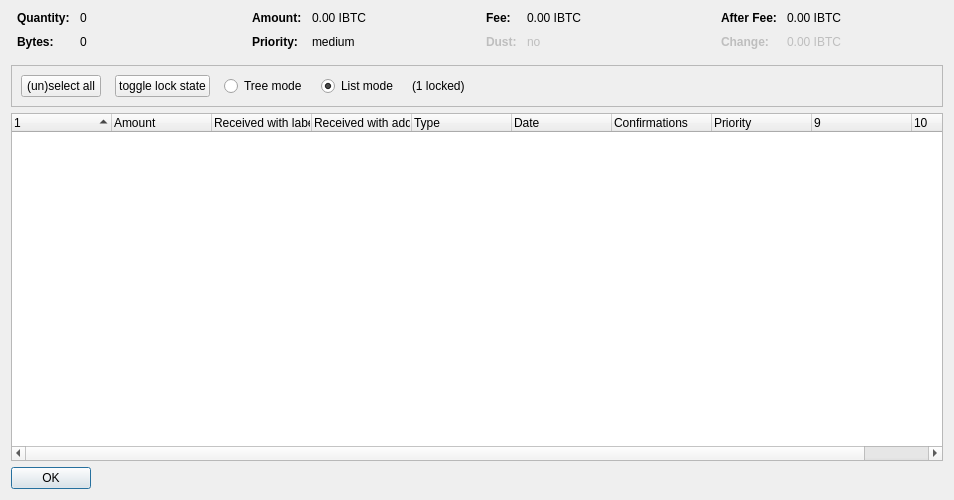
<?xml version="1.0" encoding="UTF-8"?>
<ui version="4.0">
 <class>CoinControlDialog</class>
 <widget class="QDialog" name="CoinControlDialog">
  <property name="geometry">
   <rect>
    <x>0</x>
    <y>0</y>
    <width>954</width>
    <height>500</height>
   </rect>
  </property>
  <property name="windowTitle">
   <string>Coin Selection</string>
  </property>
  <layout class="QVBoxLayout" name="verticalLayout">
   <item>
    <layout class="QHBoxLayout" name="horizontalLayoutTop" stretch="0,0,0,0">
     <property name="topMargin">
      <number>0</number>
     </property>
     <property name="bottomMargin">
      <number>10</number>
     </property>
     <item>
      <layout class="QFormLayout" name="formLayoutCoinControl1">
       <property name="horizontalSpacing">
        <number>10</number>
       </property>
       <property name="verticalSpacing">
        <number>10</number>
       </property>
       <property name="leftMargin">
        <number>6</number>
       </property>
       <property name="rightMargin">
        <number>6</number>
       </property>
       <item row="0" column="0">
        <widget class="QLabel" name="labelCoinControlQuantityText">
         <property name="font">
          <font>
           <weight>75</weight>
           <bold>true</bold>
          </font>
         </property>
         <property name="text">
          <string>Quantity:</string>
         </property>
        </widget>
       </item>
       <item row="0" column="1">
        <widget class="QLabel" name="labelCoinControlQuantity">
         <property name="cursor">
          <cursorShape>IBeamCursor</cursorShape>
         </property>
         <property name="contextMenuPolicy">
          <enum>Qt::ActionsContextMenu</enum>
         </property>
         <property name="text">
          <string notr="true">0</string>
         </property>
         <property name="textInteractionFlags">
          <set>Qt::LinksAccessibleByMouse|Qt::TextSelectableByKeyboard|Qt::TextSelectableByMouse</set>
         </property>
        </widget>
       </item>
       <item row="1" column="0">
        <widget class="QLabel" name="labelCoinControlBytesText">
         <property name="font">
          <font>
           <weight>75</weight>
           <bold>true</bold>
          </font>
         </property>
         <property name="text">
          <string>Bytes:</string>
         </property>
        </widget>
       </item>
       <item row="1" column="1">
        <widget class="QLabel" name="labelCoinControlBytes">
         <property name="cursor">
          <cursorShape>IBeamCursor</cursorShape>
         </property>
         <property name="contextMenuPolicy">
          <enum>Qt::ActionsContextMenu</enum>
         </property>
         <property name="text">
          <string notr="true">0</string>
         </property>
         <property name="textInteractionFlags">
          <set>Qt::LinksAccessibleByMouse|Qt::TextSelectableByKeyboard|Qt::TextSelectableByMouse</set>
         </property>
        </widget>
       </item>
      </layout>
     </item>
     <item>
      <layout class="QFormLayout" name="formLayoutCoinControl2">
       <property name="horizontalSpacing">
        <number>10</number>
       </property>
       <property name="verticalSpacing">
        <number>10</number>
       </property>
       <property name="leftMargin">
        <number>6</number>
       </property>
       <property name="rightMargin">
        <number>6</number>
       </property>
       <item row="0" column="0">
        <widget class="QLabel" name="labelCoinControlAmountText">
         <property name="font">
          <font>
           <weight>75</weight>
           <bold>true</bold>
          </font>
         </property>
         <property name="text">
          <string>Amount:</string>
         </property>
        </widget>
       </item>
       <item row="0" column="1">
        <widget class="QLabel" name="labelCoinControlAmount">
         <property name="cursor">
          <cursorShape>IBeamCursor</cursorShape>
         </property>
         <property name="contextMenuPolicy">
          <enum>Qt::ActionsContextMenu</enum>
         </property>
         <property name="text">
          <string notr="true">0.00 IBTC</string>
         </property>
         <property name="textInteractionFlags">
          <set>Qt::LinksAccessibleByMouse|Qt::TextSelectableByKeyboard|Qt::TextSelectableByMouse</set>
         </property>
        </widget>
       </item>
       <item row="1" column="0">
        <widget class="QLabel" name="labelCoinControlPriorityText">
         <property name="font">
          <font>
           <weight>75</weight>
           <bold>true</bold>
          </font>
         </property>
         <property name="text">
          <string>Priority:</string>
         </property>
        </widget>
       </item>
       <item row="1" column="1">
        <widget class="QLabel" name="labelCoinControlPriority">
         <property name="cursor">
          <cursorShape>IBeamCursor</cursorShape>
         </property>
         <property name="contextMenuPolicy">
          <enum>Qt::ActionsContextMenu</enum>
         </property>
         <property name="text">
          <string>medium</string>
         </property>
         <property name="textInteractionFlags">
          <set>Qt::LinksAccessibleByMouse|Qt::TextSelectableByKeyboard|Qt::TextSelectableByMouse</set>
         </property>
        </widget>
       </item>
      </layout>
     </item>
     <item>
      <layout class="QFormLayout" name="formLayoutCoinControl3">
       <property name="horizontalSpacing">
        <number>10</number>
       </property>
       <property name="verticalSpacing">
        <number>10</number>
       </property>
       <property name="leftMargin">
        <number>6</number>
       </property>
       <property name="rightMargin">
        <number>6</number>
       </property>
       <item row="0" column="0">
        <widget class="QLabel" name="labelCoinControlFeeText">
         <property name="font">
          <font>
           <weight>75</weight>
           <bold>true</bold>
          </font>
         </property>
         <property name="text">
          <string>Fee:</string>
         </property>
        </widget>
       </item>
       <item row="0" column="1">
        <widget class="QLabel" name="labelCoinControlFee">
         <property name="cursor">
          <cursorShape>IBeamCursor</cursorShape>
         </property>
         <property name="contextMenuPolicy">
          <enum>Qt::ActionsContextMenu</enum>
         </property>
         <property name="text">
          <string notr="true">0.00 IBTC</string>
         </property>
         <property name="textInteractionFlags">
          <set>Qt::LinksAccessibleByMouse|Qt::TextSelectableByKeyboard|Qt::TextSelectableByMouse</set>
         </property>
        </widget>
       </item>
       <item row="1" column="0">
        <widget class="QLabel" name="labelCoinControlLowOutputText">
         <property name="enabled">
          <bool>false</bool>
         </property>
         <property name="font">
          <font>
           <weight>75</weight>
           <bold>true</bold>
          </font>
         </property>
         <property name="text">
          <string>Dust:</string>
         </property>
        </widget>
       </item>
       <item row="1" column="1">
        <widget class="QLabel" name="labelCoinControlLowOutput">
         <property name="enabled">
          <bool>false</bool>
         </property>
         <property name="cursor">
          <cursorShape>IBeamCursor</cursorShape>
         </property>
         <property name="contextMenuPolicy">
          <enum>Qt::ActionsContextMenu</enum>
         </property>
         <property name="text">
          <string>no</string>
         </property>
         <property name="textInteractionFlags">
          <set>Qt::LinksAccessibleByMouse|Qt::TextSelectableByKeyboard|Qt::TextSelectableByMouse</set>
         </property>
        </widget>
       </item>
      </layout>
     </item>
     <item>
      <layout class="QFormLayout" name="formLayoutCoinControl4">
       <property name="horizontalSpacing">
        <number>10</number>
       </property>
       <property name="verticalSpacing">
        <number>10</number>
       </property>
       <property name="leftMargin">
        <number>6</number>
       </property>
       <property name="rightMargin">
        <number>6</number>
       </property>
       <item row="0" column="0">
        <widget class="QLabel" name="labelCoinControlAfterFeeText">
         <property name="font">
          <font>
           <weight>75</weight>
           <bold>true</bold>
          </font>
         </property>
         <property name="text">
          <string>After Fee:</string>
         </property>
        </widget>
       </item>
       <item row="0" column="1">
        <widget class="QLabel" name="labelCoinControlAfterFee">
         <property name="cursor">
          <cursorShape>IBeamCursor</cursorShape>
         </property>
         <property name="contextMenuPolicy">
          <enum>Qt::ActionsContextMenu</enum>
         </property>
         <property name="text">
          <string notr="true">0.00 IBTC</string>
         </property>
         <property name="textInteractionFlags">
          <set>Qt::LinksAccessibleByMouse|Qt::TextSelectableByKeyboard|Qt::TextSelectableByMouse</set>
         </property>
        </widget>
       </item>
       <item row="1" column="0">
        <widget class="QLabel" name="labelCoinControlChangeText">
         <property name="enabled">
          <bool>false</bool>
         </property>
         <property name="font">
          <font>
           <weight>75</weight>
           <bold>true</bold>
          </font>
         </property>
         <property name="text">
          <string>Change:</string>
         </property>
        </widget>
       </item>
       <item row="1" column="1">
        <widget class="QLabel" name="labelCoinControlChange">
         <property name="enabled">
          <bool>false</bool>
         </property>
         <property name="cursor">
          <cursorShape>IBeamCursor</cursorShape>
         </property>
         <property name="contextMenuPolicy">
          <enum>Qt::ActionsContextMenu</enum>
         </property>
         <property name="text">
          <string notr="true">0.00 IBTC</string>
         </property>
         <property name="textInteractionFlags">
          <set>Qt::LinksAccessibleByMouse|Qt::TextSelectableByKeyboard|Qt::TextSelectableByMouse</set>
         </property>
        </widget>
       </item>
      </layout>
     </item>
    </layout>
   </item>
   <item>
    <widget class="QFrame" name="frame">
     <property name="minimumSize">
      <size>
       <width>0</width>
       <height>40</height>
      </size>
     </property>
     <property name="frameShape">
      <enum>QFrame::StyledPanel</enum>
     </property>
     <property name="frameShadow">
      <enum>QFrame::Sunken</enum>
     </property>
     <layout class="QHBoxLayout" name="horizontalLayout">
      <item>
       <layout class="QHBoxLayout" name="horizontalLayoutPanel" stretch="0,0,0,0,0,0">
        <property name="spacing">
         <number>14</number>
        </property>
        <item>
         <widget class="QPushButton" name="pushButtonSelectAll">
          <property name="sizePolicy">
           <sizepolicy hsizetype="Maximum" vsizetype="Fixed">
            <horstretch>0</horstretch>
            <verstretch>0</verstretch>
           </sizepolicy>
          </property>
          <property name="text">
           <string>(un)select all</string>
          </property>
          <property name="autoDefault">
           <bool>false</bool>
          </property>
         </widget>
        </item>
        <item>
         <widget class="QPushButton" name="pushButtonToggleLock">
          <property name="sizePolicy">
           <sizepolicy hsizetype="Maximum" vsizetype="Fixed">
            <horstretch>0</horstretch>
            <verstretch>0</verstretch>
           </sizepolicy>
          </property>
          <property name="text">
           <string>toggle lock state</string>
          </property>
          <property name="autoDefault">
           <bool>false</bool>
          </property>
         </widget>
        </item>
        <item>
         <widget class="QRadioButton" name="radioTreeMode">
          <property name="sizePolicy">
           <sizepolicy hsizetype="Maximum" vsizetype="Fixed">
            <horstretch>0</horstretch>
            <verstretch>0</verstretch>
           </sizepolicy>
          </property>
          <property name="text">
           <string>Tree mode</string>
          </property>
         </widget>
        </item>
        <item>
         <widget class="QRadioButton" name="radioListMode">
          <property name="sizePolicy">
           <sizepolicy hsizetype="Maximum" vsizetype="Fixed">
            <horstretch>0</horstretch>
            <verstretch>0</verstretch>
           </sizepolicy>
          </property>
          <property name="text">
           <string>List mode</string>
          </property>
          <property name="checked">
           <bool>true</bool>
          </property>
         </widget>
        </item>
        <item>
         <widget class="QLabel" name="labelLocked">
          <property name="text">
           <string>(1 locked)</string>
          </property>
         </widget>
        </item>
        <item>
         <spacer name="horizontalSpacer">
          <property name="orientation">
           <enum>Qt::Horizontal</enum>
          </property>
          <property name="sizeHint" stdset="0">
           <size>
            <width>40</width>
            <height>20</height>
           </size>
          </property>
         </spacer>
        </item>
       </layout>
      </item>
     </layout>
    </widget>
   </item>
   <item>
    <widget class="CoinControlTreeWidget" name="treeWidget">
     <property name="contextMenuPolicy">
      <enum>Qt::CustomContextMenu</enum>
     </property>
     <property name="sortingEnabled">
      <bool>false</bool>
     </property>
     <property name="columnCount">
      <number>10</number>
     </property>
     <attribute name="headerShowSortIndicator" stdset="0">
      <bool>true</bool>
     </attribute>
     <attribute name="headerStretchLastSection">
      <bool>false</bool>
     </attribute>
     <column>
      <property name="text">
       <string/>
      </property>
     </column>
     <column>
      <property name="text">
       <string>Amount</string>
      </property>
     </column>
     <column>
      <property name="text">
       <string>Received with label</string>
      </property>
     </column>
     <column>
      <property name="text">
       <string>Received with address</string>
      </property>
     </column>
     <column>
      <property name="text">
       <string>Type</string>
      </property>
     </column>
     <column>
      <property name="text">
       <string>Date</string>
      </property>
     </column>
     <column>
      <property name="text">
       <string>Confirmations</string>
      </property>
      <property name="toolTip">
       <string>Confirmed</string>
      </property>
     </column>
     <column>
      <property name="text">
       <string>Priority</string>
      </property>
     </column>
     <column>
      <property name="text">
       <string/>
      </property>
     </column>
     <column>
      <property name="text">
       <string/>
      </property>
     </column>
    </widget>
   </item>
   <item>
    <widget class="QDialogButtonBox" name="buttonBox">
     <property name="sizePolicy">
      <sizepolicy hsizetype="Maximum" vsizetype="Fixed">
       <horstretch>0</horstretch>
       <verstretch>0</verstretch>
      </sizepolicy>
     </property>
     <property name="orientation">
      <enum>Qt::Horizontal</enum>
     </property>
     <property name="standardButtons">
      <set>QDialogButtonBox::Ok</set>
     </property>
    </widget>
   </item>
  </layout>
 </widget>
 <customwidgets>
  <customwidget>
   <class>CoinControlTreeWidget</class>
   <extends>QTreeWidget</extends>
   <header>coincontroltreewidget.h</header>
  </customwidget>
 </customwidgets>
 <resources/>
 <connections/>
</ui>
